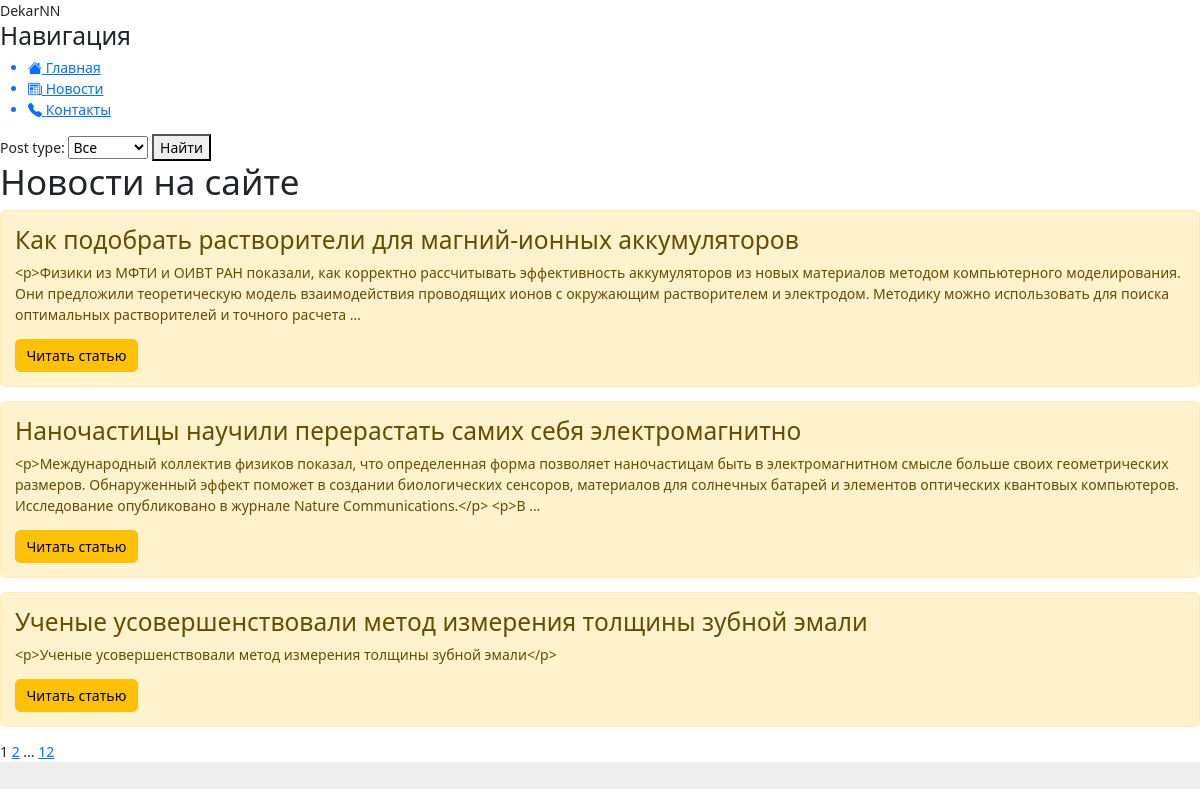
/posts/, run on the app's committed database.
### news/models.py (models this page shows, shortened)
class Post(models.Model):
    article = 'a'
    news = 'n'
    POST_TYPE = [
        (article, "Статья"),
        (news, "Новость")
    ]
    author = models.ForeignKey(Author, on_delete=models.CASCADE)
    post_type = models.CharField(max_length=1, choices=POST_TYPE, default=article)
    created = models.DateTimeField(auto_now_add=True)
    cats = models.ManyToManyField(Category, through='PostCategory')
    title = models.CharField(max_length=50)
    text = models.TextField()
    rating = models.IntegerField(default=0)

### news/views.py (the view)
# urls.py: path('', views.PostsHome.as_view(), name='posts'),
class PostsHome(ListView):
    paginate_by = 3
    model = Post
    template_name = 'news/posts.html'
    context_object_name = 'posts'
    order_by = 'created'
    def get_queryset(self):
        queryset = super().get_queryset()
        post_type = self.request.GET.get('post_type', None)
        if post_type:
            queryset = queryset.filter(post_type=post_type)
        return queryset
    def get_context_data(self, **kwargs):
        context = super().get_context_data(**kwargs)
        context['form'] = PostFilterForm(self.request.GET)
        return context

### news/forms.py
class PostFilterForm(forms.Form):
    post_type = forms.ChoiceField(
        choices=[('__all__', 'Все')] + list(Post.POST_TYPE),
        required=False,
    )

### news/templatetags/custom_filter.py (called while the page is built)
@register.filter()
def censor(value):
    censored_value = value.replace("едис", "****")
    return censored_value

### news/templatetags/custom_tags.py (called while the page is built)
@register.simple_tag(takes_context=True)
def url_replace(context, **kwargs):
   d = context['request'].GET.copy()
   for k, v in kwargs.items():
       d[k] = v
   return d.urlencode()

### news/templates/news/posts.html (shortened to what this page needs)
{% extends 'news/default.html' %}
{% load custom_filter %}
{% load custom_tags %}
{% block content %}
    <form method="get">
    {{ form }}
    <button type="submit">Найти</button>
    </form>
    <div class="features">
        <h1>Новости на сайте</h1>
        {% for el in posts %}
        <div class="alert alert-warning">
            <h3>{{ el.title|censor }}</h3>
            <p>{{ el.text|linebreaks|truncatewords:40|censor }}</p>
            <a href="{% url 'news-detail' post_type=el.post_type pk=el.id %}"
               class="btn btn-warning">Читать статью</a>
        </div>
        {% endfor %}
    </div>
    {{ page_obj.number }}
    {% if page_obj.has_next %}
       <a href="?{% url_replace page=page_obj.next_page_number %}">{{ page_obj.next_page_number }}</a>
       {% if paginator.num_pages != page_obj.next_page_number %}
           ...
           <a href="?{% url_replace page=page_obj.paginator.num_pages %}">{{ page_obj.paginator.num_pages }}</a>
       {% endif %}
    {% endif %}
{% endblock content %}

### news/static/news/css/styles.css (style rules this page uses)
:root { font: 14px/1.5 Arial, sans-serif; text-rendering: optimizeLegibility; font-smooth: always; -webkit-font-smoothing: antialiased; -moz-osx-font-smoothing: grayscale; -webkit-tap-highlight-color: transparent color: #333; background-color: #efefef; }

### data on the page
Post: title|censor "Как подобрать растворители для магний-ионных аккумуляторов", text|censor "<p>Физики из МФТИ и ОИВТ РАН показали, как корректно рассчитывать эффективность аккумуляторов из новых материалов методом компьютерного моделирования. Они предложили теоретическую модель взаимодействия проводящих ионов с окружающим растворителем и электродом. Методику можно использовать для поиска оптимальных растворителей и точного расчета …"
Post: title|censor "Наночастицы научили перерастать самих себя электромагнитно", text|censor "<p>Международный коллектив физиков показал, что определенная форма позволяет наночастицам быть в электромагнитном смысле больше своих геометрических размеров. Обнаруженный эффект поможет в создании биологических сенсоров, материалов для солнечных батарей и элементов оптических квантовых компьютеров. Исследование опубликовано в журнале Nature Communications.</p> <p>В …"
Post: title|censor "Ученые усовершенствовали метод измерения толщины зубной эмали", text|censor "<p>Ученые усовершенствовали метод измерения толщины зубной эмали</p>"

### other printed values
{{ page_obj.number }} "1"
{{ page_obj.next_page_number }} "2"
{{ page_obj.paginator.num_pages }} "12"
